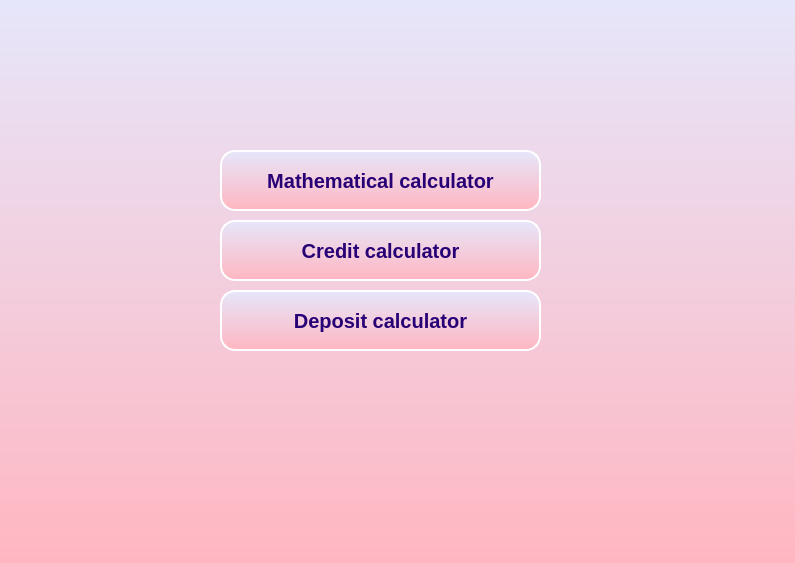
<?xml version="1.0" encoding="UTF-8"?>
<ui version="4.0">
 <class>MainWindow</class>
 <widget class="QMainWindow" name="MainWindow">
  <property name="geometry">
   <rect>
    <x>0</x>
    <y>0</y>
    <width>795</width>
    <height>563</height>
   </rect>
  </property>
  <property name="maximumSize">
   <size>
    <width>795</width>
    <height>563</height>
   </size>
  </property>
  <property name="palette">
   <palette>
    <active>
     <colorrole role="Button">
      <brush brushstyle="SolidPattern">
       <color alpha="0">
        <red>0</red>
        <green>0</green>
        <blue>0</blue>
       </color>
      </brush>
     </colorrole>
     <colorrole role="Base">
      <brush brushstyle="SolidPattern">
       <color alpha="0">
        <red>0</red>
        <green>0</green>
        <blue>0</blue>
       </color>
      </brush>
     </colorrole>
     <colorrole role="Window">
      <brush brushstyle="SolidPattern">
       <color alpha="0">
        <red>0</red>
        <green>0</green>
        <blue>0</blue>
       </color>
      </brush>
     </colorrole>
    </active>
    <inactive>
     <colorrole role="Button">
      <brush brushstyle="SolidPattern">
       <color alpha="0">
        <red>0</red>
        <green>0</green>
        <blue>0</blue>
       </color>
      </brush>
     </colorrole>
     <colorrole role="Base">
      <brush brushstyle="SolidPattern">
       <color alpha="0">
        <red>0</red>
        <green>0</green>
        <blue>0</blue>
       </color>
      </brush>
     </colorrole>
     <colorrole role="Window">
      <brush brushstyle="SolidPattern">
       <color alpha="0">
        <red>0</red>
        <green>0</green>
        <blue>0</blue>
       </color>
      </brush>
     </colorrole>
    </inactive>
    <disabled>
     <colorrole role="Button">
      <brush brushstyle="SolidPattern">
       <color alpha="0">
        <red>0</red>
        <green>0</green>
        <blue>0</blue>
       </color>
      </brush>
     </colorrole>
     <colorrole role="Base">
      <brush brushstyle="SolidPattern">
       <color alpha="0">
        <red>0</red>
        <green>0</green>
        <blue>0</blue>
       </color>
      </brush>
     </colorrole>
     <colorrole role="Window">
      <brush brushstyle="SolidPattern">
       <color alpha="0">
        <red>0</red>
        <green>0</green>
        <blue>0</blue>
       </color>
      </brush>
     </colorrole>
    </disabled>
   </palette>
  </property>
  <property name="tabletTracking">
   <bool>false</bool>
  </property>
  <property name="windowTitle">
   <string>Kristinv's calculators</string>
  </property>
  <property name="styleSheet">
   <string notr="true">
QMainWindow {
    background: qlineargradient(x1:0, y1:0, x2:0, y2:1, stop:0  #E6E6FA, stop:1  #FFB6C1); /* Устанавливаем цвет фона для главного окна */
}

QMainWindow * {
    background: transparent; /* Сбрасываем цвет фона для всех дочерних элементов главного окна */
}</string>
  </property>
  <widget class="QWidget" name="centralwidget">
   <widget class="QPushButton" name="pushButton">
    <property name="geometry">
     <rect>
      <x>220</x>
      <y>150</y>
      <width>321</width>
      <height>61</height>
     </rect>
    </property>
    <property name="sizePolicy">
     <sizepolicy hsizetype="Minimum" vsizetype="Expanding">
      <horstretch>0</horstretch>
      <verstretch>0</verstretch>
     </sizepolicy>
    </property>
    <property name="palette">
     <palette>
      <active>
       <colorrole role="Button">
        <brush brushstyle="LinearGradientPattern">
         <gradient startx="0.000000000000000" starty="0.000000000000000" endx="0.000000000000000" endy="1.000000000000000" type="LinearGradient" spread="PadSpread" coordinatemode="ObjectBoundingMode">
          <gradientstop position="0.000000000000000">
           <color alpha="255">
            <red>230</red>
            <green>230</green>
            <blue>250</blue>
           </color>
          </gradientstop>
          <gradientstop position="1.000000000000000">
           <color alpha="255">
            <red>255</red>
            <green>182</green>
            <blue>193</blue>
           </color>
          </gradientstop>
         </gradient>
        </brush>
       </colorrole>
       <colorrole role="Text">
        <brush brushstyle="SolidPattern">
         <color alpha="255">
          <red>103</red>
          <green>0</green>
          <blue>2</blue>
         </color>
        </brush>
       </colorrole>
       <colorrole role="ButtonText">
        <brush brushstyle="SolidPattern">
         <color alpha="255">
          <red>39</red>
          <green>0</green>
          <blue>118</blue>
         </color>
        </brush>
       </colorrole>
       <colorrole role="Base">
        <brush brushstyle="LinearGradientPattern">
         <gradient startx="0.000000000000000" starty="0.000000000000000" endx="0.000000000000000" endy="1.000000000000000" type="LinearGradient" spread="PadSpread" coordinatemode="ObjectBoundingMode">
          <gradientstop position="0.000000000000000">
           <color alpha="255">
            <red>230</red>
            <green>230</green>
            <blue>250</blue>
           </color>
          </gradientstop>
          <gradientstop position="1.000000000000000">
           <color alpha="255">
            <red>255</red>
            <green>182</green>
            <blue>193</blue>
           </color>
          </gradientstop>
         </gradient>
        </brush>
       </colorrole>
       <colorrole role="Window">
        <brush brushstyle="LinearGradientPattern">
         <gradient startx="0.000000000000000" starty="0.000000000000000" endx="0.000000000000000" endy="1.000000000000000" type="LinearGradient" spread="PadSpread" coordinatemode="ObjectBoundingMode">
          <gradientstop position="0.000000000000000">
           <color alpha="255">
            <red>230</red>
            <green>230</green>
            <blue>250</blue>
           </color>
          </gradientstop>
          <gradientstop position="1.000000000000000">
           <color alpha="255">
            <red>255</red>
            <green>182</green>
            <blue>193</blue>
           </color>
          </gradientstop>
         </gradient>
        </brush>
       </colorrole>
       <colorrole role="PlaceholderText">
        <brush brushstyle="SolidPattern">
         <color alpha="128">
          <red>40</red>
          <green>40</green>
          <blue>121</blue>
         </color>
        </brush>
       </colorrole>
      </active>
      <inactive>
       <colorrole role="Button">
        <brush brushstyle="LinearGradientPattern">
         <gradient startx="0.000000000000000" starty="0.000000000000000" endx="0.000000000000000" endy="1.000000000000000" type="LinearGradient" spread="PadSpread" coordinatemode="ObjectBoundingMode">
          <gradientstop position="0.000000000000000">
           <color alpha="255">
            <red>230</red>
            <green>230</green>
            <blue>250</blue>
           </color>
          </gradientstop>
          <gradientstop position="1.000000000000000">
           <color alpha="255">
            <red>255</red>
            <green>182</green>
            <blue>193</blue>
           </color>
          </gradientstop>
         </gradient>
        </brush>
       </colorrole>
       <colorrole role="Text">
        <brush brushstyle="SolidPattern">
         <color alpha="255">
          <red>103</red>
          <green>0</green>
          <blue>2</blue>
         </color>
        </brush>
       </colorrole>
       <colorrole role="ButtonText">
        <brush brushstyle="SolidPattern">
         <color alpha="255">
          <red>39</red>
          <green>0</green>
          <blue>118</blue>
         </color>
        </brush>
       </colorrole>
       <colorrole role="Base">
        <brush brushstyle="LinearGradientPattern">
         <gradient startx="0.000000000000000" starty="0.000000000000000" endx="0.000000000000000" endy="1.000000000000000" type="LinearGradient" spread="PadSpread" coordinatemode="ObjectBoundingMode">
          <gradientstop position="0.000000000000000">
           <color alpha="255">
            <red>230</red>
            <green>230</green>
            <blue>250</blue>
           </color>
          </gradientstop>
          <gradientstop position="1.000000000000000">
           <color alpha="255">
            <red>255</red>
            <green>182</green>
            <blue>193</blue>
           </color>
          </gradientstop>
         </gradient>
        </brush>
       </colorrole>
       <colorrole role="Window">
        <brush brushstyle="LinearGradientPattern">
         <gradient startx="0.000000000000000" starty="0.000000000000000" endx="0.000000000000000" endy="1.000000000000000" type="LinearGradient" spread="PadSpread" coordinatemode="ObjectBoundingMode">
          <gradientstop position="0.000000000000000">
           <color alpha="255">
            <red>230</red>
            <green>230</green>
            <blue>250</blue>
           </color>
          </gradientstop>
          <gradientstop position="1.000000000000000">
           <color alpha="255">
            <red>255</red>
            <green>182</green>
            <blue>193</blue>
           </color>
          </gradientstop>
         </gradient>
        </brush>
       </colorrole>
       <colorrole role="PlaceholderText">
        <brush brushstyle="SolidPattern">
         <color alpha="128">
          <red>40</red>
          <green>40</green>
          <blue>121</blue>
         </color>
        </brush>
       </colorrole>
      </inactive>
      <disabled>
       <colorrole role="Button">
        <brush brushstyle="LinearGradientPattern">
         <gradient startx="0.000000000000000" starty="0.000000000000000" endx="0.000000000000000" endy="1.000000000000000" type="LinearGradient" spread="PadSpread" coordinatemode="ObjectBoundingMode">
          <gradientstop position="0.000000000000000">
           <color alpha="255">
            <red>230</red>
            <green>230</green>
            <blue>250</blue>
           </color>
          </gradientstop>
          <gradientstop position="1.000000000000000">
           <color alpha="255">
            <red>255</red>
            <green>182</green>
            <blue>193</blue>
           </color>
          </gradientstop>
         </gradient>
        </brush>
       </colorrole>
       <colorrole role="Text">
        <brush brushstyle="SolidPattern">
         <color alpha="255">
          <red>190</red>
          <green>190</green>
          <blue>190</blue>
         </color>
        </brush>
       </colorrole>
       <colorrole role="ButtonText">
        <brush brushstyle="SolidPattern">
         <color alpha="255">
          <red>190</red>
          <green>190</green>
          <blue>190</blue>
         </color>
        </brush>
       </colorrole>
       <colorrole role="Base">
        <brush brushstyle="LinearGradientPattern">
         <gradient startx="0.000000000000000" starty="0.000000000000000" endx="0.000000000000000" endy="1.000000000000000" type="LinearGradient" spread="PadSpread" coordinatemode="ObjectBoundingMode">
          <gradientstop position="0.000000000000000">
           <color alpha="255">
            <red>230</red>
            <green>230</green>
            <blue>250</blue>
           </color>
          </gradientstop>
          <gradientstop position="1.000000000000000">
           <color alpha="255">
            <red>255</red>
            <green>182</green>
            <blue>193</blue>
           </color>
          </gradientstop>
         </gradient>
        </brush>
       </colorrole>
       <colorrole role="Window">
        <brush brushstyle="LinearGradientPattern">
         <gradient startx="0.000000000000000" starty="0.000000000000000" endx="0.000000000000000" endy="1.000000000000000" type="LinearGradient" spread="PadSpread" coordinatemode="ObjectBoundingMode">
          <gradientstop position="0.000000000000000">
           <color alpha="255">
            <red>230</red>
            <green>230</green>
            <blue>250</blue>
           </color>
          </gradientstop>
          <gradientstop position="1.000000000000000">
           <color alpha="255">
            <red>255</red>
            <green>182</green>
            <blue>193</blue>
           </color>
          </gradientstop>
         </gradient>
        </brush>
       </colorrole>
       <colorrole role="PlaceholderText">
        <brush brushstyle="SolidPattern">
         <color alpha="128">
          <red>0</red>
          <green>0</green>
          <blue>0</blue>
         </color>
        </brush>
       </colorrole>
      </disabled>
     </palette>
    </property>
    <property name="font">
     <font>
      <family>Ubuntu</family>
      <pointsize>15</pointsize>
      <weight>75</weight>
      <bold>true</bold>
     </font>
    </property>
    <property name="layoutDirection">
     <enum>Qt::LeftToRight</enum>
    </property>
    <property name="styleSheet">
     <string notr="true">border-radius: 15px; border: 2px solid white;   background: qlineargradient(x1:0, y1:0, x2:0, y2:1, stop:0  #E6E6FA, stop:1  #FFB6C1);</string>
    </property>
    <property name="text">
     <string>Mathematical calculator</string>
    </property>
    <property name="default">
     <bool>false</bool>
    </property>
   </widget>
   <widget class="QPushButton" name="pushButton_2">
    <property name="geometry">
     <rect>
      <x>220</x>
      <y>220</y>
      <width>321</width>
      <height>61</height>
     </rect>
    </property>
    <property name="sizePolicy">
     <sizepolicy hsizetype="Minimum" vsizetype="Expanding">
      <horstretch>0</horstretch>
      <verstretch>0</verstretch>
     </sizepolicy>
    </property>
    <property name="palette">
     <palette>
      <active>
       <colorrole role="Button">
        <brush brushstyle="LinearGradientPattern">
         <gradient startx="0.000000000000000" starty="0.000000000000000" endx="0.000000000000000" endy="1.000000000000000" type="LinearGradient" spread="PadSpread" coordinatemode="ObjectBoundingMode">
          <gradientstop position="0.000000000000000">
           <color alpha="255">
            <red>230</red>
            <green>230</green>
            <blue>250</blue>
           </color>
          </gradientstop>
          <gradientstop position="1.000000000000000">
           <color alpha="255">
            <red>255</red>
            <green>182</green>
            <blue>193</blue>
           </color>
          </gradientstop>
         </gradient>
        </brush>
       </colorrole>
       <colorrole role="Text">
        <brush brushstyle="SolidPattern">
         <color alpha="255">
          <red>103</red>
          <green>0</green>
          <blue>2</blue>
         </color>
        </brush>
       </colorrole>
       <colorrole role="ButtonText">
        <brush brushstyle="SolidPattern">
         <color alpha="255">
          <red>39</red>
          <green>0</green>
          <blue>118</blue>
         </color>
        </brush>
       </colorrole>
       <colorrole role="Base">
        <brush brushstyle="LinearGradientPattern">
         <gradient startx="0.000000000000000" starty="0.000000000000000" endx="0.000000000000000" endy="1.000000000000000" type="LinearGradient" spread="PadSpread" coordinatemode="ObjectBoundingMode">
          <gradientstop position="0.000000000000000">
           <color alpha="255">
            <red>230</red>
            <green>230</green>
            <blue>250</blue>
           </color>
          </gradientstop>
          <gradientstop position="1.000000000000000">
           <color alpha="255">
            <red>255</red>
            <green>182</green>
            <blue>193</blue>
           </color>
          </gradientstop>
         </gradient>
        </brush>
       </colorrole>
       <colorrole role="Window">
        <brush brushstyle="LinearGradientPattern">
         <gradient startx="0.000000000000000" starty="0.000000000000000" endx="0.000000000000000" endy="1.000000000000000" type="LinearGradient" spread="PadSpread" coordinatemode="ObjectBoundingMode">
          <gradientstop position="0.000000000000000">
           <color alpha="255">
            <red>230</red>
            <green>230</green>
            <blue>250</blue>
           </color>
          </gradientstop>
          <gradientstop position="1.000000000000000">
           <color alpha="255">
            <red>255</red>
            <green>182</green>
            <blue>193</blue>
           </color>
          </gradientstop>
         </gradient>
        </brush>
       </colorrole>
       <colorrole role="PlaceholderText">
        <brush brushstyle="SolidPattern">
         <color alpha="128">
          <red>40</red>
          <green>40</green>
          <blue>121</blue>
         </color>
        </brush>
       </colorrole>
      </active>
      <inactive>
       <colorrole role="Button">
        <brush brushstyle="LinearGradientPattern">
         <gradient startx="0.000000000000000" starty="0.000000000000000" endx="0.000000000000000" endy="1.000000000000000" type="LinearGradient" spread="PadSpread" coordinatemode="ObjectBoundingMode">
          <gradientstop position="0.000000000000000">
           <color alpha="255">
            <red>230</red>
            <green>230</green>
            <blue>250</blue>
           </color>
          </gradientstop>
          <gradientstop position="1.000000000000000">
           <color alpha="255">
            <red>255</red>
            <green>182</green>
            <blue>193</blue>
           </color>
          </gradientstop>
         </gradient>
        </brush>
       </colorrole>
       <colorrole role="Text">
        <brush brushstyle="SolidPattern">
         <color alpha="255">
          <red>103</red>
          <green>0</green>
          <blue>2</blue>
         </color>
        </brush>
       </colorrole>
       <colorrole role="ButtonText">
        <brush brushstyle="SolidPattern">
         <color alpha="255">
          <red>39</red>
          <green>0</green>
          <blue>118</blue>
         </color>
        </brush>
       </colorrole>
       <colorrole role="Base">
        <brush brushstyle="LinearGradientPattern">
         <gradient startx="0.000000000000000" starty="0.000000000000000" endx="0.000000000000000" endy="1.000000000000000" type="LinearGradient" spread="PadSpread" coordinatemode="ObjectBoundingMode">
          <gradientstop position="0.000000000000000">
           <color alpha="255">
            <red>230</red>
            <green>230</green>
            <blue>250</blue>
           </color>
          </gradientstop>
          <gradientstop position="1.000000000000000">
           <color alpha="255">
            <red>255</red>
            <green>182</green>
            <blue>193</blue>
           </color>
          </gradientstop>
         </gradient>
        </brush>
       </colorrole>
       <colorrole role="Window">
        <brush brushstyle="LinearGradientPattern">
         <gradient startx="0.000000000000000" starty="0.000000000000000" endx="0.000000000000000" endy="1.000000000000000" type="LinearGradient" spread="PadSpread" coordinatemode="ObjectBoundingMode">
          <gradientstop position="0.000000000000000">
           <color alpha="255">
            <red>230</red>
            <green>230</green>
            <blue>250</blue>
           </color>
          </gradientstop>
          <gradientstop position="1.000000000000000">
           <color alpha="255">
            <red>255</red>
            <green>182</green>
            <blue>193</blue>
           </color>
          </gradientstop>
         </gradient>
        </brush>
       </colorrole>
       <colorrole role="PlaceholderText">
        <brush brushstyle="SolidPattern">
         <color alpha="128">
          <red>40</red>
          <green>40</green>
          <blue>121</blue>
         </color>
        </brush>
       </colorrole>
      </inactive>
      <disabled>
       <colorrole role="Button">
        <brush brushstyle="LinearGradientPattern">
         <gradient startx="0.000000000000000" starty="0.000000000000000" endx="0.000000000000000" endy="1.000000000000000" type="LinearGradient" spread="PadSpread" coordinatemode="ObjectBoundingMode">
          <gradientstop position="0.000000000000000">
           <color alpha="255">
            <red>230</red>
            <green>230</green>
            <blue>250</blue>
           </color>
          </gradientstop>
          <gradientstop position="1.000000000000000">
           <color alpha="255">
            <red>255</red>
            <green>182</green>
            <blue>193</blue>
           </color>
          </gradientstop>
         </gradient>
        </brush>
       </colorrole>
       <colorrole role="Text">
        <brush brushstyle="SolidPattern">
         <color alpha="255">
          <red>190</red>
          <green>190</green>
          <blue>190</blue>
         </color>
        </brush>
       </colorrole>
       <colorrole role="ButtonText">
        <brush brushstyle="SolidPattern">
         <color alpha="255">
          <red>190</red>
          <green>190</green>
          <blue>190</blue>
         </color>
        </brush>
       </colorrole>
       <colorrole role="Base">
        <brush brushstyle="LinearGradientPattern">
         <gradient startx="0.000000000000000" starty="0.000000000000000" endx="0.000000000000000" endy="1.000000000000000" type="LinearGradient" spread="PadSpread" coordinatemode="ObjectBoundingMode">
          <gradientstop position="0.000000000000000">
           <color alpha="255">
            <red>230</red>
            <green>230</green>
            <blue>250</blue>
           </color>
          </gradientstop>
          <gradientstop position="1.000000000000000">
           <color alpha="255">
            <red>255</red>
            <green>182</green>
            <blue>193</blue>
           </color>
          </gradientstop>
         </gradient>
        </brush>
       </colorrole>
       <colorrole role="Window">
        <brush brushstyle="LinearGradientPattern">
         <gradient startx="0.000000000000000" starty="0.000000000000000" endx="0.000000000000000" endy="1.000000000000000" type="LinearGradient" spread="PadSpread" coordinatemode="ObjectBoundingMode">
          <gradientstop position="0.000000000000000">
           <color alpha="255">
            <red>230</red>
            <green>230</green>
            <blue>250</blue>
           </color>
          </gradientstop>
          <gradientstop position="1.000000000000000">
           <color alpha="255">
            <red>255</red>
            <green>182</green>
            <blue>193</blue>
           </color>
          </gradientstop>
         </gradient>
        </brush>
       </colorrole>
       <colorrole role="PlaceholderText">
        <brush brushstyle="SolidPattern">
         <color alpha="128">
          <red>0</red>
          <green>0</green>
          <blue>0</blue>
         </color>
        </brush>
       </colorrole>
      </disabled>
     </palette>
    </property>
    <property name="font">
     <font>
      <family>Ubuntu</family>
      <pointsize>15</pointsize>
      <weight>75</weight>
      <bold>true</bold>
     </font>
    </property>
    <property name="layoutDirection">
     <enum>Qt::LeftToRight</enum>
    </property>
    <property name="styleSheet">
     <string notr="true">border-radius: 15px; border: 2px solid white;   background: qlineargradient(x1:0, y1:0, x2:0, y2:1, stop:0  #E6E6FA, stop:1  #FFB6C1);</string>
    </property>
    <property name="text">
     <string>Credit calculator</string>
    </property>
    <property name="default">
     <bool>false</bool>
    </property>
   </widget>
   <widget class="QPushButton" name="pushButton_3">
    <property name="geometry">
     <rect>
      <x>220</x>
      <y>290</y>
      <width>321</width>
      <height>61</height>
     </rect>
    </property>
    <property name="sizePolicy">
     <sizepolicy hsizetype="Minimum" vsizetype="Expanding">
      <horstretch>0</horstretch>
      <verstretch>0</verstretch>
     </sizepolicy>
    </property>
    <property name="palette">
     <palette>
      <active>
       <colorrole role="Button">
        <brush brushstyle="LinearGradientPattern">
         <gradient startx="0.000000000000000" starty="0.000000000000000" endx="0.000000000000000" endy="1.000000000000000" type="LinearGradient" spread="PadSpread" coordinatemode="ObjectBoundingMode">
          <gradientstop position="0.000000000000000">
           <color alpha="255">
            <red>230</red>
            <green>230</green>
            <blue>250</blue>
           </color>
          </gradientstop>
          <gradientstop position="1.000000000000000">
           <color alpha="255">
            <red>255</red>
            <green>182</green>
            <blue>193</blue>
           </color>
          </gradientstop>
         </gradient>
        </brush>
       </colorrole>
       <colorrole role="Text">
        <brush brushstyle="SolidPattern">
         <color alpha="255">
          <red>103</red>
          <green>0</green>
          <blue>2</blue>
         </color>
        </brush>
       </colorrole>
       <colorrole role="ButtonText">
        <brush brushstyle="SolidPattern">
         <color alpha="255">
          <red>39</red>
          <green>0</green>
          <blue>118</blue>
         </color>
        </brush>
       </colorrole>
       <colorrole role="Base">
        <brush brushstyle="LinearGradientPattern">
         <gradient startx="0.000000000000000" starty="0.000000000000000" endx="0.000000000000000" endy="1.000000000000000" type="LinearGradient" spread="PadSpread" coordinatemode="ObjectBoundingMode">
          <gradientstop position="0.000000000000000">
           <color alpha="255">
            <red>230</red>
            <green>230</green>
            <blue>250</blue>
           </color>
          </gradientstop>
          <gradientstop position="1.000000000000000">
           <color alpha="255">
            <red>255</red>
            <green>182</green>
            <blue>193</blue>
           </color>
          </gradientstop>
         </gradient>
        </brush>
       </colorrole>
       <colorrole role="Window">
        <brush brushstyle="LinearGradientPattern">
         <gradient startx="0.000000000000000" starty="0.000000000000000" endx="0.000000000000000" endy="1.000000000000000" type="LinearGradient" spread="PadSpread" coordinatemode="ObjectBoundingMode">
          <gradientstop position="0.000000000000000">
           <color alpha="255">
            <red>230</red>
            <green>230</green>
            <blue>250</blue>
           </color>
          </gradientstop>
          <gradientstop position="1.000000000000000">
           <color alpha="255">
            <red>255</red>
            <green>182</green>
            <blue>193</blue>
           </color>
          </gradientstop>
         </gradient>
        </brush>
       </colorrole>
       <colorrole role="PlaceholderText">
        <brush brushstyle="SolidPattern">
         <color alpha="128">
          <red>40</red>
          <green>40</green>
          <blue>121</blue>
         </color>
        </brush>
       </colorrole>
      </active>
      <inactive>
       <colorrole role="Button">
        <brush brushstyle="LinearGradientPattern">
         <gradient startx="0.000000000000000" starty="0.000000000000000" endx="0.000000000000000" endy="1.000000000000000" type="LinearGradient" spread="PadSpread" coordinatemode="ObjectBoundingMode">
          <gradientstop position="0.000000000000000">
           <color alpha="255">
            <red>230</red>
            <green>230</green>
            <blue>250</blue>
           </color>
          </gradientstop>
          <gradientstop position="1.000000000000000">
           <color alpha="255">
            <red>255</red>
            <green>182</green>
            <blue>193</blue>
           </color>
          </gradientstop>
         </gradient>
        </brush>
       </colorrole>
       <colorrole role="Text">
        <brush brushstyle="SolidPattern">
         <color alpha="255">
          <red>103</red>
          <green>0</green>
          <blue>2</blue>
         </color>
        </brush>
       </colorrole>
       <colorrole role="ButtonText">
        <brush brushstyle="SolidPattern">
         <color alpha="255">
          <red>39</red>
          <green>0</green>
          <blue>118</blue>
         </color>
        </brush>
       </colorrole>
       <colorrole role="Base">
        <brush brushstyle="LinearGradientPattern">
         <gradient startx="0.000000000000000" starty="0.000000000000000" endx="0.000000000000000" endy="1.000000000000000" type="LinearGradient" spread="PadSpread" coordinatemode="ObjectBoundingMode">
          <gradientstop position="0.000000000000000">
           <color alpha="255">
            <red>230</red>
            <green>230</green>
            <blue>250</blue>
           </color>
          </gradientstop>
          <gradientstop position="1.000000000000000">
           <color alpha="255">
            <red>255</red>
            <green>182</green>
            <blue>193</blue>
           </color>
          </gradientstop>
         </gradient>
        </brush>
       </colorrole>
       <colorrole role="Window">
        <brush brushstyle="LinearGradientPattern">
         <gradient startx="0.000000000000000" starty="0.000000000000000" endx="0.000000000000000" endy="1.000000000000000" type="LinearGradient" spread="PadSpread" coordinatemode="ObjectBoundingMode">
          <gradientstop position="0.000000000000000">
           <color alpha="255">
            <red>230</red>
            <green>230</green>
            <blue>250</blue>
           </color>
          </gradientstop>
          <gradientstop position="1.000000000000000">
           <color alpha="255">
            <red>255</red>
            <green>182</green>
            <blue>193</blue>
           </color>
          </gradientstop>
         </gradient>
        </brush>
       </colorrole>
       <colorrole role="PlaceholderText">
        <brush brushstyle="SolidPattern">
         <color alpha="128">
          <red>40</red>
          <green>40</green>
          <blue>121</blue>
         </color>
        </brush>
       </colorrole>
      </inactive>
      <disabled>
       <colorrole role="Button">
        <brush brushstyle="LinearGradientPattern">
         <gradient startx="0.000000000000000" starty="0.000000000000000" endx="0.000000000000000" endy="1.000000000000000" type="LinearGradient" spread="PadSpread" coordinatemode="ObjectBoundingMode">
          <gradientstop position="0.000000000000000">
           <color alpha="255">
            <red>230</red>
            <green>230</green>
            <blue>250</blue>
           </color>
          </gradientstop>
          <gradientstop position="1.000000000000000">
           <color alpha="255">
            <red>255</red>
            <green>182</green>
            <blue>193</blue>
           </color>
          </gradientstop>
         </gradient>
        </brush>
       </colorrole>
       <colorrole role="Text">
        <brush brushstyle="SolidPattern">
         <color alpha="255">
          <red>190</red>
          <green>190</green>
          <blue>190</blue>
         </color>
        </brush>
       </colorrole>
       <colorrole role="ButtonText">
        <brush brushstyle="SolidPattern">
         <color alpha="255">
          <red>190</red>
          <green>190</green>
          <blue>190</blue>
         </color>
        </brush>
       </colorrole>
       <colorrole role="Base">
        <brush brushstyle="LinearGradientPattern">
         <gradient startx="0.000000000000000" starty="0.000000000000000" endx="0.000000000000000" endy="1.000000000000000" type="LinearGradient" spread="PadSpread" coordinatemode="ObjectBoundingMode">
          <gradientstop position="0.000000000000000">
           <color alpha="255">
            <red>230</red>
            <green>230</green>
            <blue>250</blue>
           </color>
          </gradientstop>
          <gradientstop position="1.000000000000000">
           <color alpha="255">
            <red>255</red>
            <green>182</green>
            <blue>193</blue>
           </color>
          </gradientstop>
         </gradient>
        </brush>
       </colorrole>
       <colorrole role="Window">
        <brush brushstyle="LinearGradientPattern">
         <gradient startx="0.000000000000000" starty="0.000000000000000" endx="0.000000000000000" endy="1.000000000000000" type="LinearGradient" spread="PadSpread" coordinatemode="ObjectBoundingMode">
          <gradientstop position="0.000000000000000">
           <color alpha="255">
            <red>230</red>
            <green>230</green>
            <blue>250</blue>
           </color>
          </gradientstop>
          <gradientstop position="1.000000000000000">
           <color alpha="255">
            <red>255</red>
            <green>182</green>
            <blue>193</blue>
           </color>
          </gradientstop>
         </gradient>
        </brush>
       </colorrole>
       <colorrole role="PlaceholderText">
        <brush brushstyle="SolidPattern">
         <color alpha="128">
          <red>0</red>
          <green>0</green>
          <blue>0</blue>
         </color>
        </brush>
       </colorrole>
      </disabled>
     </palette>
    </property>
    <property name="font">
     <font>
      <family>Ubuntu</family>
      <pointsize>15</pointsize>
      <weight>75</weight>
      <bold>true</bold>
     </font>
    </property>
    <property name="layoutDirection">
     <enum>Qt::LeftToRight</enum>
    </property>
    <property name="styleSheet">
     <string notr="true">border-radius: 15px; border: 2px solid white;   background: qlineargradient(x1:0, y1:0, x2:0, y2:1, stop:0  #E6E6FA, stop:1  #FFB6C1);</string>
    </property>
    <property name="text">
     <string>Deposit calculator</string>
    </property>
    <property name="default">
     <bool>false</bool>
    </property>
   </widget>
  </widget>
  <widget class="QMenuBar" name="menubar">
   <property name="geometry">
    <rect>
     <x>0</x>
     <y>0</y>
     <width>795</width>
     <height>20</height>
    </rect>
   </property>
  </widget>
  <widget class="QStatusBar" name="statusbar"/>
 </widget>
 <resources/>
 <connections/>
</ui>
